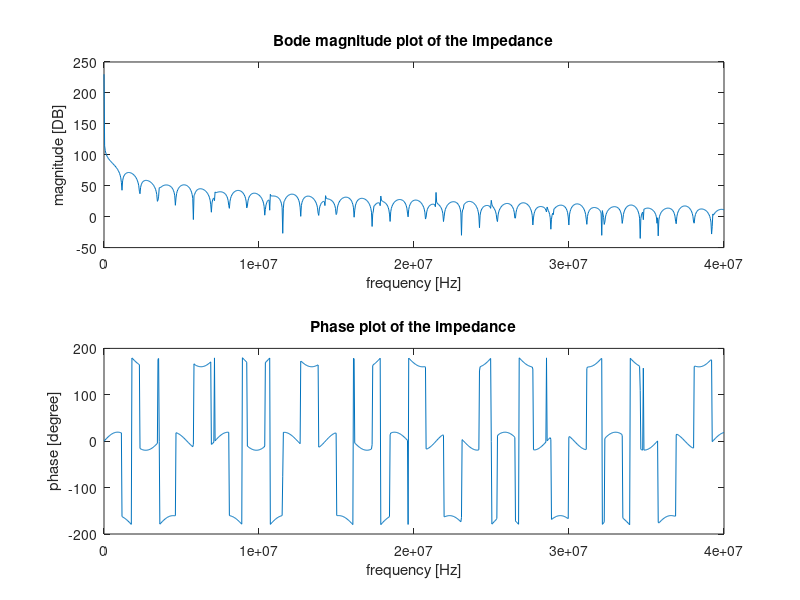
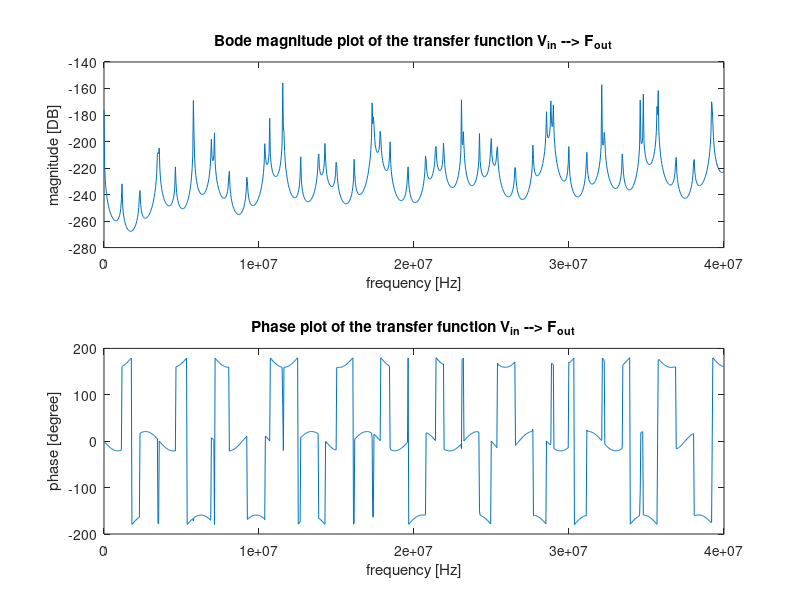
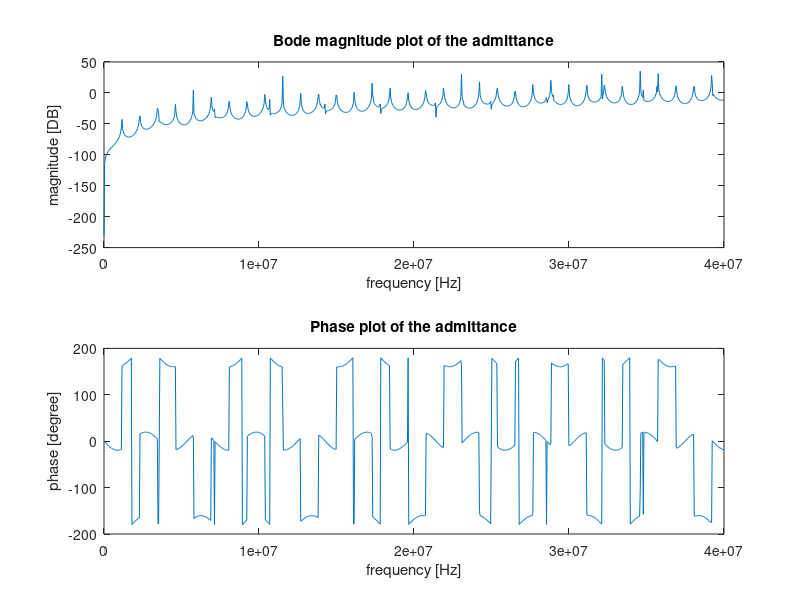
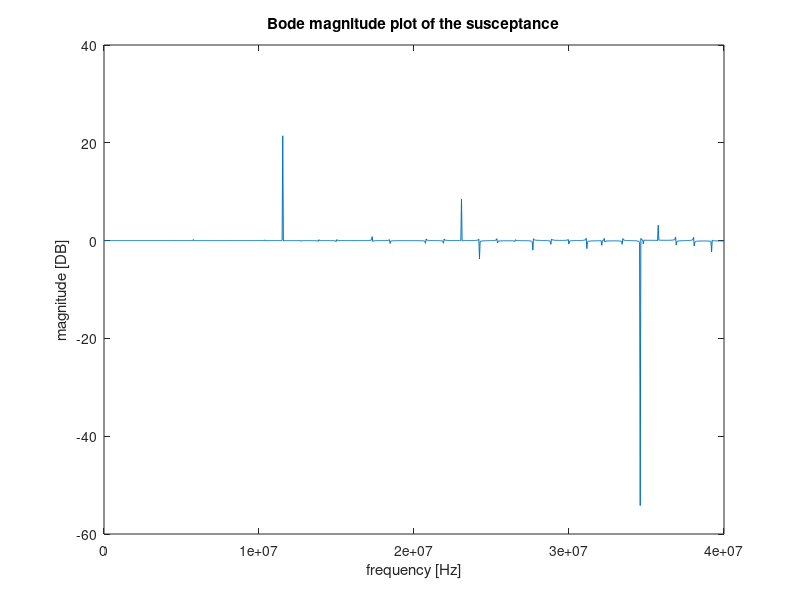

MATLAB code to generate these figures, in order:
% This script is an intent to accurately model a piezoelectric transuducer,
% consisting of multiple intermediate piezoelectric inactive layers. The
% modelling is done following the approach as described by Sittig in his
% paper: 'Effects of Bonding and Electrode Layers on the  Transmission     
% Parameters of Piezoelectric Transducers Used in Ultrasonic Digital Delay 
% Lines'. At first a model will be made consisting of one active
% piezoelectric plate, a backing side consisting of backing material and a
% copper electrode, and the transmission side consisting of a copper
% electrode, a front plate and housing material. The models transfer
% function from voltage input to force output, the impedance frequency  
% response function and the admittance frequency response function will be
% analyzed and if satisfying results are obtained, there will be extended
% upon the model by inclusion of a second piezoelectric active layer in
% parallel with the first layer and by taking glue layers into
% consideration.

%% close all former work
clear all; close all; clc;

%% Parameter initialization

f = linspace(1,40*10^6,1000);      
omg = 2*pi*f;
j = 1i;
%% Setting up the backing material matrix

% First the layer closest to the piezoelectric layer, hence the copper
% electrode.

% the material parameters

rho_Cu = 8960;  % Pure! copper density.
c_Cu = 3570;    % pure copper speed of sound.
l_Cu = 0.5*10^-3;
r_Cu = 2.5*10^-3;
A_Cu = pi*r_Cu^2;
Z_0_Cu = rho_Cu * c_Cu * A_Cu;
f_0_Cu = c_Cu/(2*l_Cu);
gamma_Cu = pi*f/f_0_Cu;

% The matrix
Back_mat_Cu = zeros(2*length(f),2);

for i = 1:length(f)
row1 = 2*i-1;
row2 = 2*i;
Back_mat_Cu(row1:row2,1:2) = [cos(gamma_Cu(i)) j*Z_0_Cu*sin(gamma_Cu(i)); ...
               (j*sin(gamma_Cu(i)))/Z_0_Cu cos(gamma_Cu(i))];
end
          
           
           
% Similarily the matrix is set up for the thick, cone shaped backing
% material

% the material parameters

rho_FeC = 8000;  % Pure! copper density.
c_FeC = 5800;    % pure copper speed of sound.
r_FeC = 2.5*10^-3;
A_FeC = pi*r_FeC^2;
Z_0_FeC = rho_FeC * c_FeC * A_FeC;
f_0_FeC = c_FeC/(2);                     % As the thickness of the backing is assumed to approach infinity, it is omitted. Not sure about this! Check!!
gamma_FeC = pi*f/f_0_FeC;

% the matrix
Back_mat_FeC = zeros(2*length(f),2);

for j = 1:length(f)
row1 = 2*j-1;
row2 = 2*j;
  
Back_mat_FeC(row1:row2,1:2) = [cos(gamma_FeC(j)) j*Z_0_FeC*sin(gamma_FeC(j)); ...
                (j*sin(gamma_FeC(j)))/Z_0_FeC cos(gamma_FeC(j))];
end
            
% The matrices are multiplied and the total impedance Z_b of the backing
% layers is obtained.
Back_mat = zeros(2*length(f),2);
Z_b = zeros(length(f),1);

for ii = 1:length(f)
row1 = 2*ii-1;
row2 = 2*ii;
    
Back_mat(row1:row2,1:2) = Back_mat_Cu(row1:row2,1:2)*Back_mat_FeC(row1:row2,1:2);
Back_mat_current = Back_mat(row1:row2,1:2);
A_b = Back_mat_current(1,1);
B_b = Back_mat_current(1,2);
C_b = Back_mat_current(2,1);
D_b = Back_mat_current(2,2);

Z_0b = Z_0_FeC;
Z_b(ii) = (A_b*Z_0b + B_b)/(C_b*Z_0b + D_b);    % Here Z_0b is the impedance of the final backing layer only!
end

%% Setting up the transmission layer matrix

% The intermediate layers in the transmission direction are obtained in the
% same way. Again starting with the intermediate layer closest to the
% peizoelectric active layer.

% The material parameters were already given before!
Trans_mat_Cu = zeros(length(f),2);

for jj = 1:length(f)
row1 = 2*jj-1;
row2 = 2*jj;
   
Trans_mat_Cu(row1:row2,1:2) = [cos(gamma_Cu(jj)) j*Z_0_Cu*sin(gamma_Cu(jj)); ...
               (j*sin(gamma_Cu(jj)))/Z_0_Cu cos(gamma_Cu(jj))];
end

% For now the glue layer is omitted and the matrix is setup for the front
% plate only. Which is made out of Steel, just as the backing material.

% material properties of steel front plate.
r_FP = 4.5*10^-3;
A_FP = pi*r_FP^2;
Z_0_FP = rho_FeC * c_FeC * A_FP;
l_FeC = 0.5*10^-3;
f_0_FP = c_FeC/(2*l_FeC);                    
gamma_FeC = pi*f/f_0_FP;

Trans_mat_FP = zeros(2*length(f),2);

for x = 1:length(f)
row1 = 2*x-1;
row2 = 2*x;

Trans_mat_FP(row1:row2,1:2) = [cos(gamma_FeC(x)) j*Z_0_FP*sin(gamma_FeC(x)); ...
                (j*sin(gamma_FeC(x)))/Z_0_FP cos(gamma_FeC(x))];
end

% Multiplication of the transmission piezoelectric inactive layers gives:
Trans_mat = zeros(2*length(f),2);

for xx = 1:length(f)
row1 = 2*xx-1;
row2 = 2*xx;

Trans_mat(row1:row2,1:2) = Trans_mat_Cu(row1:row2,1:2)*Trans_mat_FP(row1:row2,1:2);
end
                   
%% Setting up the matrix describing the active Piezoelectric layer

% The material parameters

rho_pz = 7800;  
c_pz = 4613;    
l_pz = 2*10^-3;
r_pz = 2.5*10^-3;
A_pz = pi*r_pz^2;
Z_0_pz = rho_pz * c_pz * A_pz;
f_0_pz = c_pz/(2*l_pz);
omg_0_pz = pi*c_pz/l_pz;
gamma_pz = pi*f/f_0_pz;
eps_0=8.854*10^-12;          
eps_33=1200*eps_0;
C_0_pz = A_pz*eps_33/l_pz;
k_pz = 0.46;                        % coupling factor in thickness direction
phi = k_pz *sqrt(Z_0_pz*C_0_pz*omg_0_pz/pi);


z_b = Z_b/Z_0_pz;
Q = cos(gamma_pz) - 1 + j*z_b.*sin(gamma_pz);
pz_frac = 1./(phi.*Q);

pz_mat_1_12 = (j*phi^2)./(omg*C_0_pz);
pz_mat_1_21 = j*omg*C_0_pz;

pz_mat_2_11 = cos(gamma_pz)+j*z_b.*sin(gamma_pz);
pz_mat_2_12 = Z_0_pz*(z_b.*cos(gamma_pz)+j*sin(gamma_pz));
pz_mat_2_21 = (j*sin(gamma_pz))/Z_0_pz;
pz_mat_2_22 = 2*(cos(gamma_pz)-1)+j*z_b.*sin(gamma_pz);


pz_mat_1 = zeros(2*length(f),2);
pz_mat_2 = zeros(2*length(f),2);
pz_mat = zeros(2*length(f),2);

for y = 1:length(f)
row1 = 2*y-1;
row2 = 2*y;
pz_mat_1(row1:row2,1:2) = [1 pz_mat_1_12(y); ...           % Revisit as the fraction of entry 2,1 is not clear!!
            pz_mat_1_21(y) 0];
pz_mat_1_current = pz_mat_1(row1:row2,1:2);
pz_mat_2(row1:row2,1:2) = [pz_mat_2_11(y) pz_mat_2_12(y); ...
            pz_mat_2_21(y) pz_mat_2_22(y)];
pz_mat_2_current = pz_mat_2(row1:row2,1:2);
        
pz_mat(row1:row2,1:2) = pz_frac(y)*pz_mat_1_current*pz_mat_2_current;
end
%% Setting up the final transducer representing matrix

% Here the piezoelectric matric is multiplied by the matrix obtained from
% the transmission intermediate layers:

Final_trans_mat = zeros(2*length(f),2);

for yy = 1:length(f)
row1 = 2*yy-1;
row2 = 2*yy;

Final_trans_mat(row1:row2,1:2) = pz_mat(row1:row2,1:2) * Trans_mat(row1:row2,1:2);
end

%% Defining the sensitivity functions
Z_E = zeros(length(f),1);
V_IL = zeros(length(f),1);

for g = 1:length(f)
row1 = 2*g-1;
row2 = 2*g;
Final_trans_mat1 = Final_trans_mat(row1:row2,1:2);
A = Final_trans_mat1(1,1);
B = Final_trans_mat1(1,2);
C = Final_trans_mat1(2,1);
D = Final_trans_mat1(2,2);

Z_FP = Z_0_FeC;
Z_E(g) = (A*Z_FP + B)/(C*Z_FP + D);            % electrical input impedance
V_IL(g) = Z_FP/(A*Z_FP + B);                   % voltage transfer ratio between input voltage and output force
end

admittance = 1./Z_E;
susceptance = imag(admittance);
phase_admittance = rad2deg(angle(admittance));
mag_admittance = 20*log10(abs(admittance));

phase_impedance = rad2deg(angle(Z_E));
phase_tf = rad2deg(angle(V_IL));
mag_impedance = 20*log10(abs(Z_E));
mag_tf = 20*log10(abs(V_IL));

%[pks1 ind1] = findpeaks(mag_impedance,'MinPeakDistance',5000,'MinPeakProminence',0.01);
%plot(f(ind1),pks1,'or'); hold on; plot(f(ind),pks,'or'); hold on;
figure
subplot(2,1,1); plot(f,mag_impedance); title('Bode magnitude plot of the impedance'); ...
    xlabel('frequency [Hz]'); ylabel('magnitude [DB]'); 
subplot(2,1,2); plot(f,phase_impedance); title('Phase plot of the impedance'); ...
    xlabel('frequency [Hz]'); ylabel('phase [degree]');


% [pks ind] = findpeaks(mag_tf,'MinPeakDistance',5000,'MinPeakProminence',0.01);

figure
subplot(2,1,1);  plot(f,mag_tf); title('Bode magnitude plot of the transfer function V_{in} --> F_{out}'); ...
    xlabel('frequency [Hz]'); ylabel('magnitude [DB]');
subplot(2,1,2); plot(f,phase_tf); title('Phase plot of the transfer function V_{in} --> F_{out}'); ...
    xlabel('frequency [Hz]'); ylabel('phase [degree]');

figure
subplot(2,1,1); plot(f,mag_admittance); title('Bode magnitude plot of the admittance'); ...
    xlabel('frequency [Hz]'); ylabel('magnitude [DB]');
subplot(2,1,2); plot(f,phase_admittance); title('Phase plot of the admittance'); ...
    xlabel('frequency [Hz]'); ylabel('phase [degree]');

figure
plot(f,susceptance); title('Bode magnitude plot of the susceptance'); ...
    xlabel('frequency [Hz]'); ylabel('magnitude [DB]');

